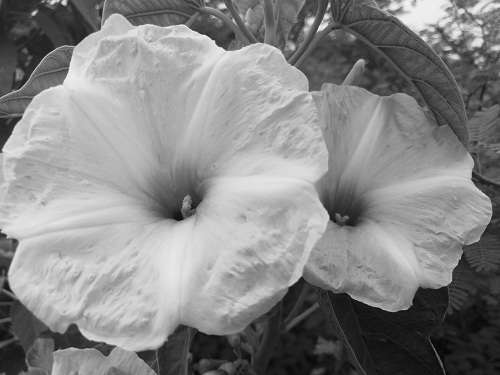
#> input picture 2025-05-08_taller_convoluciones_personalizadas/python/grayscale-image.jpg, 500 x 375 px
$ jupyter execute Taller_Filtro_Visual_Convoluciones_Personalizadas_Diego.ipynb   (shell and % lines are left out)
#> lines starting #> are read from the running program, lines starting #| are printed output that depends on the picture
[cell 1]
import cv2
import numpy as np
import matplotlib.pyplot as plt

[cell 2]
# Cargar la imagen (poner el nombre correspondiente)
# Asegúrate de que la imagen esté en el mismo directorio o usa una ruta válida.

img = cv2.imread('grayscale-image.jpg', cv2.IMREAD_GRAYSCALE)
#> img is the input picture: shape (375, 500); min 0, max 255, mean 134.8

# Mostrar la imagen original
plt.figure(figsize=(5,5))
plt.title('Imagen Original en Gris')
plt.axis('off')
plt.imshow(img, cmap='gray')
plt.show()

[cell 3]
def aplicar_convolucion(imagen, kernel):
    """Aplica una convolución 2D manual entre una imagen y un kernel"""
    # Obtener dimensiones de la imagen y el kernel
    i_h, i_w = imagen.shape
#> i_h = 375; i_w = 500
    k_h, k_w = kernel.shape

    # Calcular los bordes (padding)
    pad_h = k_h // 2
    pad_w = k_w // 2

    # Crear una imagen acolchada para manejar bordes
    imagen_padded = np.pad(imagen, ((pad_h, pad_h), (pad_w, pad_w)), mode='constant')
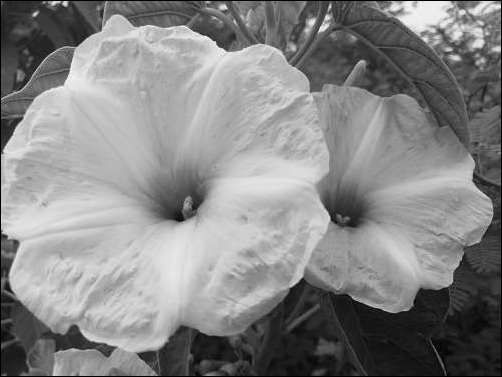
#> imagen_padded: shape (377, 502); min 0, max 255, mean 133.6

    # Crear una imagen de salida
    resultado = np.zeros_like(imagen)

    # Recorrer cada pixel de la imagen
    for y in range(i_h):
        for x in range(i_w):
            # Extraer la región de interés (ROI)
            region = imagen_padded[y:y+k_h, x:x+k_w]
            # Multiplicar y sumar (convolución)
            resultado[y, x] = np.clip(np.sum(region * kernel), 0, 255)
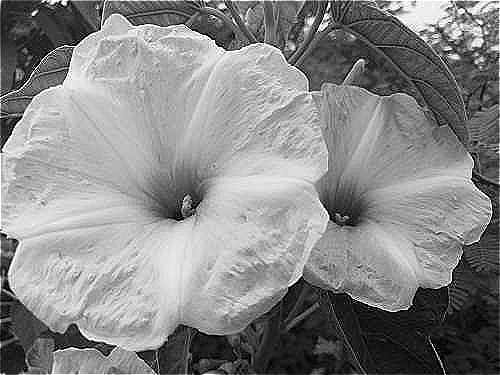
#> resultado: shape (375, 500); min 0, max 255, mean 135.5

    return resultado

[cell 4]
# Sharpening (Enfocar)
kernel_sharpen = np.array([[0, -1, 0],
                           [-1, 5, -1],
                           [0, -1, 0]])

# Blur (Suavizado)
kernel_blur = np.ones((3, 3), dtype=np.float32) / 9.0

# Edge Detection (Detección de Bordes tipo Sobel en X)
kernel_edge = np.array([[-1, 0, 1],
                        [-2, 0, 2],
                        [-1, 0, 1]])

[cell 5]
# Aplicar convoluciones
img_sharpen_manual = aplicar_convolucion(img, kernel_sharpen)
img_blur_manual = aplicar_convolucion(img, kernel_blur)
img_edge_manual = aplicar_convolucion(img, kernel_edge)
#> after the loop in aplicar_convolucion (call 3), `for y in range(i_h):`:
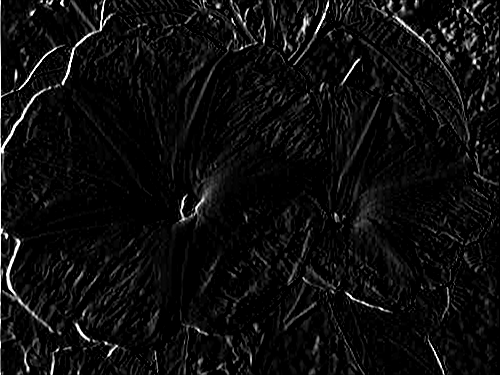
#> resultado: shape (375, 500); min 0, max 255, mean 13.4

[cell 6]
#Usando OpenCV (filter2D) para comparación
img_sharpen_cv = cv2.filter2D(img, -1, kernel_sharpen)
img_blur_cv = cv2.filter2D(img, -1, kernel_blur)
img_edge_cv = cv2.filter2D(img, -1, kernel_edge)

[cell 7]
# Mostrar las imágenes lado a lado para comparar
fig, axs = plt.subplots(3, 3, figsize=(15,15))

# Row 1: Manual
axs[0, 0].imshow(img_sharpen_manual, cmap='gray')
axs[0, 0].set_title('Sharpen Manual')
axs[0, 1].imshow(img_blur_manual, cmap='gray')
axs[0, 1].set_title('Blur Manual')
axs[0, 2].imshow(img_edge_manual, cmap='gray')
axs[0, 2].set_title('Edge Detection Manual')

# Row 2: OpenCV
axs[1, 0].imshow(img_sharpen_cv, cmap='gray')
axs[1, 0].set_title('Sharpen OpenCV')
axs[1, 1].imshow(img_blur_cv, cmap='gray')
axs[1, 1].set_title('Blur OpenCV')
axs[1, 2].imshow(img_edge_cv, cmap='gray')
axs[1, 2].set_title('Edge Detection OpenCV')

# Row 3: Original
axs[2, 0].imshow(img, cmap='gray')
axs[2, 0].set_title('Original Image')
axs[2, 1].axis('off')
axs[2, 2].axis('off')

for ax in axs.flat:
    ax.axis('off')

plt.tight_layout()
plt.show()
